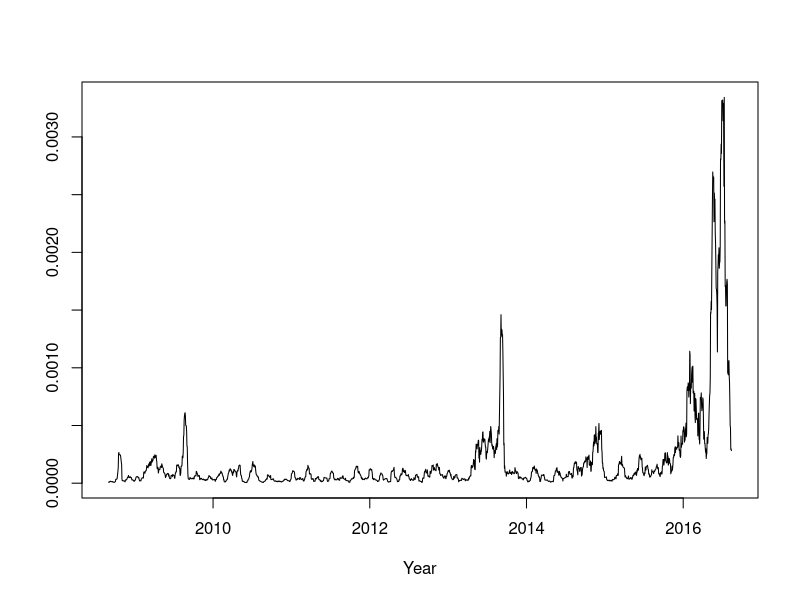
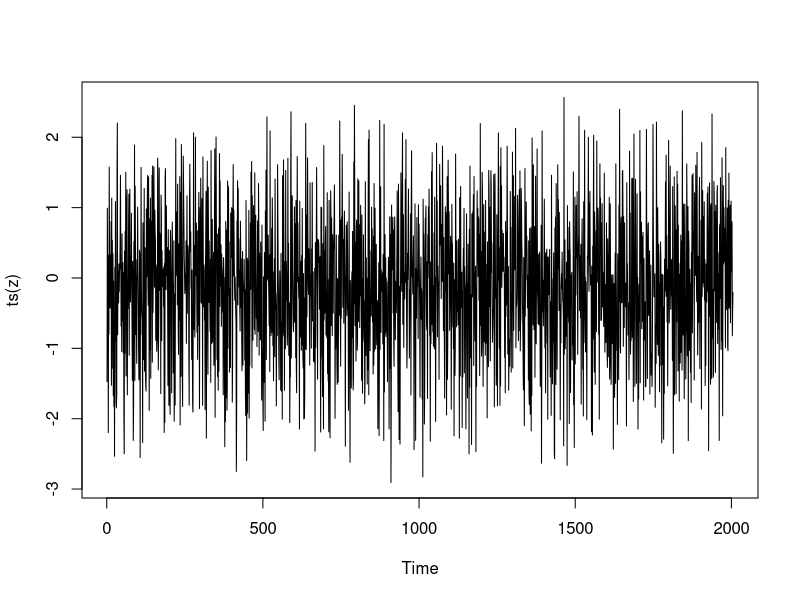
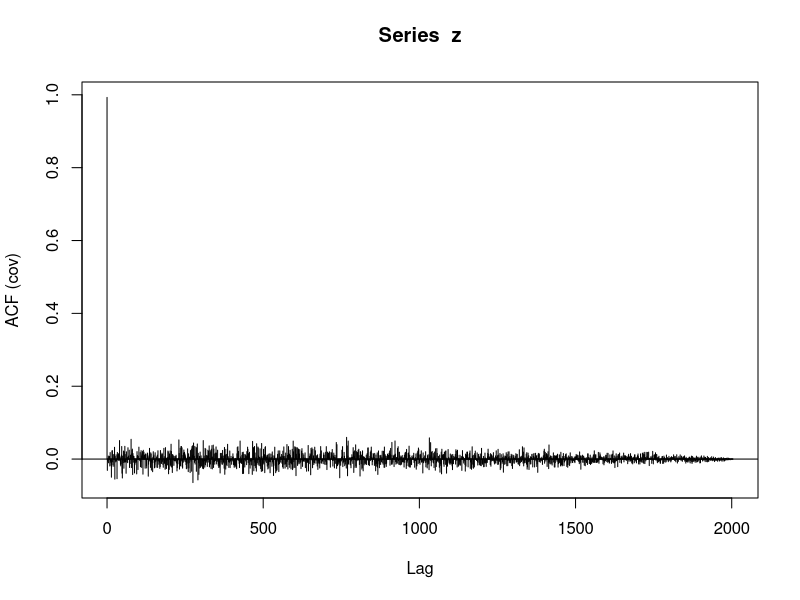

The R script that drew these images, in order:
## ---- chunk 1
knitr::opts_knit$set(root.dir = 'C:/Users/neide/OneDrive/Documents/TimeSeriesR/Data')
## ---- chunk 2
dow <- read.table("dow.dat")
dow <- diff(log(dow[,1]))
dow <- ts(dow,start=c(2008,164),frequency=252)

p <- 5
dow.vol <- filter(dow^2,rep(1,2*p+1)/(2*p+1),method="convolution",sides=2)
plot(dow.vol,xlab="Year",ylab="",lwd=1)
## ---- chunk 3
p <- 9
psi <- rep(1,p+1)/(p+1)
n <- length(dow)
dow.vol <- filter(dow^2,psi,method="convolution",sides=1)[(p+1):n]
z <- dow[(p+1):n]/sqrt(dow.vol)
m <- length(z)
plot(ts(z))
## ---- chunk 4
kurt <- m*sum((z - mean(z))^4)/(sum((z - mean(z))^2))^2 - 3
kurt.std <- sqrt(m)*kurt/sqrt(mean(z^8)-mean(z^4)^2)
z.acf <- acf(z,plot=TRUE,lag.max=m-1,type="covariance")$acf
lambda <- seq(-m/2+1,m/2)*2*pi/m
pgram <- cos(0*lambda)*z.acf[1]
for(h in 1:(m-1))
{
	pgram <- pgram + 2*cos(h*lambda)*z.acf[h+1]
}
pgram <- ts(pgram,start=0,frequency=m)
tot.var <- .5*mean(pgram^2) - z.acf[1]^2
tot.std <- sqrt(m)*tot.var/sqrt(2*z.acf[1]^4)
print(c(kurt,kurt.std))
print(c(tot.var,tot.std))
